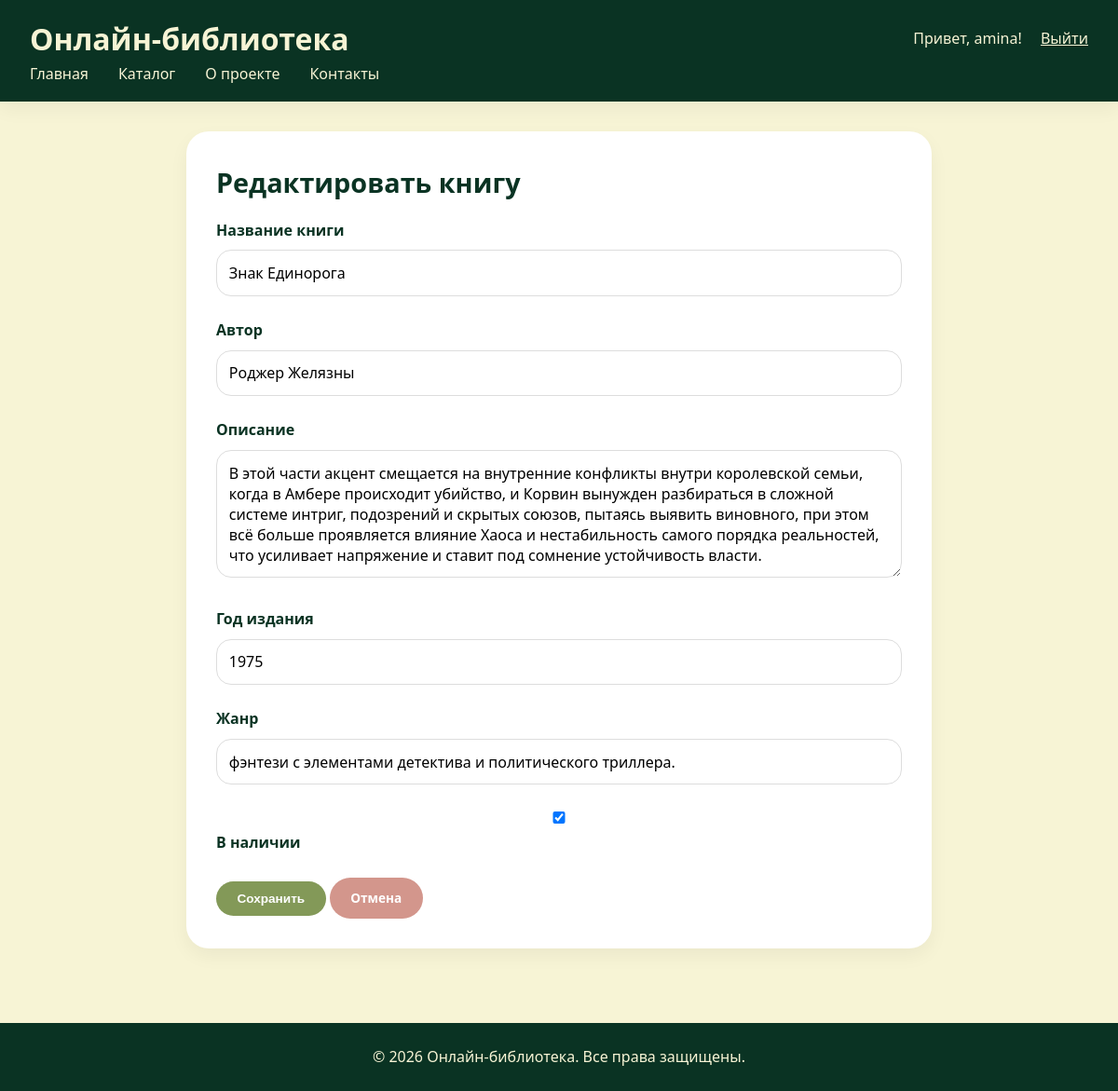
Page /book/7/edit/ (signed in) on the committed database.
### library/models.py (models this page shows, shortened)
class Book(models.Model):
    title = models.CharField(max_length=200, verbose_name="Название")
    author = models.CharField(max_length=200, verbose_name="Автор")
    description = models.TextField(verbose_name="Описание")
    year = models.IntegerField(verbose_name="Год издания", null=True, blank=True)
    genre = models.CharField(max_length=100, verbose_name="Жанр", null=True, blank=True)
    available = models.BooleanField(default=True, verbose_name="В наличии")
    created_at = models.DateTimeField(auto_now_add=True, verbose_name="Дата добавления")
    class Meta:
        verbose_name = "Книга"
        verbose_name_plural = "Книги"
        ordering = ['-created_at']

### library/views.py (the view)
# urls.py: path('book/<int:book_id>/edit/', views.book_edit, name='book_edit'),
@login_required
def book_edit(request, book_id):
    book = get_object_or_404(Book, id=book_id)
    if request.method == 'POST':
        form = BookForm(request.POST, instance=book)
        if form.is_valid():
            form.save()
            return redirect('book_detail', book_id=book.id)
    else:
        form = BookForm(instance=book)
    return render(request, 'book_form.html', {'form': form, 'title': 'Редактировать книгу', 'book': book})

### library/forms.py
class BookForm(forms.ModelForm):
    class Meta:
        model = Book
        fields = ['title', 'author', 'description', 'year', 'genre', 'available']
        widgets = {
            'description': forms.Textarea(attrs={'rows': 4}),
            'year': forms.NumberInput(attrs={'min': 1800, 'max': 2030}),
        }

### templates/book_form.html (shortened to what this page needs)
<!DOCTYPE html>
<html lang="ru">
<head>
    {% load static %}
    <link rel="stylesheet" href="{% static 'css/style.css' %}">
</head>
<body>
    <header>
        <div style="display: flex; justify-content: space-between; align-items: center;">
            <h1>Онлайн-библиотека</h1>
            <div>
                {% if user.is_authenticated %}
                    <span>Привет, {{ user.username }}!</span>
                    <a href="/accounts/logout/" style="color: #F7F4D5; margin-left: 1rem;">Выйти</a>
                {% else %}
                    <a href="/accounts/login/" style="color: #F7F4D5;">Войти</a>
                    <a href="/register/" style="color: #F7F4D5; margin-left: 1rem;">Регистрация</a>
                {% endif %}
            </div>
        </div>
        <nav>
            <ul>
                <li><a href="/">Главная</a></li>
                <li><a href="/catalog/">Каталог</a></li>
                <li><a href="/about/">О проекте</a></li>
                <li><a href="/contacts/">Контакты</a></li>
            </ul>
        </nav>
    </header>
    <main>
        <section style="max-width: 800px; margin: 0 auto;">
            <h2>{{ title }}</h2>
            <form method="post">
                <div class="form-group">
                    <label for="id_title">Название книги</label>
                    <input type="text" name="title" id="id_title" value="{{ form.title.value|default:'' }}" required>
                </div>
                <div class="form-group">
                    <label for="id_author">Автор</label>
                    <input type="text" name="author" id="id_author" value="{{ form.author.value|default:'' }}" required>
                </div>
                <div class="form-group">
                    <label for="id_description">Описание</label>
                    <textarea name="description" id="id_description" rows="5" required>{{ form.description.value|default:'' }}</textarea>
                </div>
                <div class="form-group">
                    <label for="id_year">Год издания</label>
                    <input type="number" name="year" id="id_year" value="{{ form.year.value|default:'' }}">
                </div>
                <div class="form-group">
                    <label for="id_genre">Жанр</label>
                    <input type="text" name="genre" id="id_genre" value="{{ form.genre.value|default:'' }}">
                </div>
                <div class="form-group">
                    <label for="id_available">
                        <input type="checkbox" name="available" id="id_available" {% if form.available.value %}checked{% endif %}>
                        В наличии
                    </label>
                </div>
                <button type="submit" class="btn" style="background: #839958;">Сохранить</button>
                <a href="/catalog/" class="btn" style="background: #D3968C;">Отмена</a>
            </form>
        </section>
    </main>
    <footer>
        <p>&copy; 2026 Онлайн-библиотека. Все права защищены.</p>
    </footer>
</body>
</html>

### static/css/style.css (style rules this page uses)
:root { --dark-green: #0A3323; --moss-green: #839958; --beige: #F7F4D5; --rosy-brown: #D3968C; --midnight-green: #105666; --white: #ffffff; --shadow: 0 8px 20px rgba(0,0,0,0.05); --shadow-hover: 0 12px 28px rgba(0,0,0,0.1); }
* { margin: 0; padding: 0; box-sizing: border-box; }
body { font-family: 'Segoe UI', Roboto, 'Helvetica Neue', sans-serif; background-color: var(--beige); color: var(--dark-green); line-height: 1.6; min-height: 100vh; display: flex; flex-direction: column; }
header { background: var(--dark-green); color: var(--beige); padding: 1rem 2rem; box-shadow: var(--shadow); }
nav ul { display: flex; list-style: none; gap: 2rem; }
nav a { color: var(--beige); text-decoration: none; font-weight: 500; transition: opacity 0.2s; }
main { flex: 1; max-width: 1300px; margin: 2rem auto; padding: 0 1.5rem; width: 100%; }
section { background: var(--white); border-radius: 24px; padding: 2rem; margin-bottom: 2rem; box-shadow: var(--shadow); }
.btn { display: inline-block; background: var(--midnight-green); color: white; border: none; padding: 0.7rem 1.4rem; border-radius: 40px; font-size: 0.85rem; font-weight: 600; cursor: pointer; transition: all 0.2s ease; text-decoration: none; text-align: center; }
h2 { font-size: 1.8rem; margin-bottom: 1rem; color: var(--dark-green); }
.form-group { margin-bottom: 1.2rem; }
.form-group label { display: block; margin-bottom: 0.4rem; font-weight: 500; }
.form-group input, .form-group textarea, .form-group select { width: 100%; padding: 0.8rem; border: 1px solid #ddd; border-radius: 16px; font-family: inherit; }
footer { background: var(--dark-green); color: var(--beige); text-align: center; padding: 1.5rem; margin-top: 3rem; }

### templates/book_form.html (style rules this page uses)
.form-group { margin-bottom: 1.5rem; }
.form-group label { display: block; margin-bottom: 0.5rem; font-weight: 600; color: #0A3323; }
.form-group input, .form-group textarea, .form-group select { width: 100%; padding: 0.8rem; border: 1px solid #ddd; border-radius: 16px; font-size: 1rem; }

### rows in the picture
Book: title "Знак Единорога", author "Роджер Желязны", description "В этой части акцент смещается на внутренние конфликты внутри королевской семьи, когда в Амбере происходит убийство, и Корвин вынужден разбираться в сложной системе интриг, подозрений и скрытых союзов, пытаясь выявить виновного, при этом всё больше проявляется влияние Хаоса и нестабильность самого порядка реальностей, что усиливает напряжение и ставит под сомнение устойчивость власти.", genre "фэнтези с элементами детектива и политического триллера."

### other values in the picture
{{ user.username }} "amina"
{{ title }} "Редактировать книгу"
